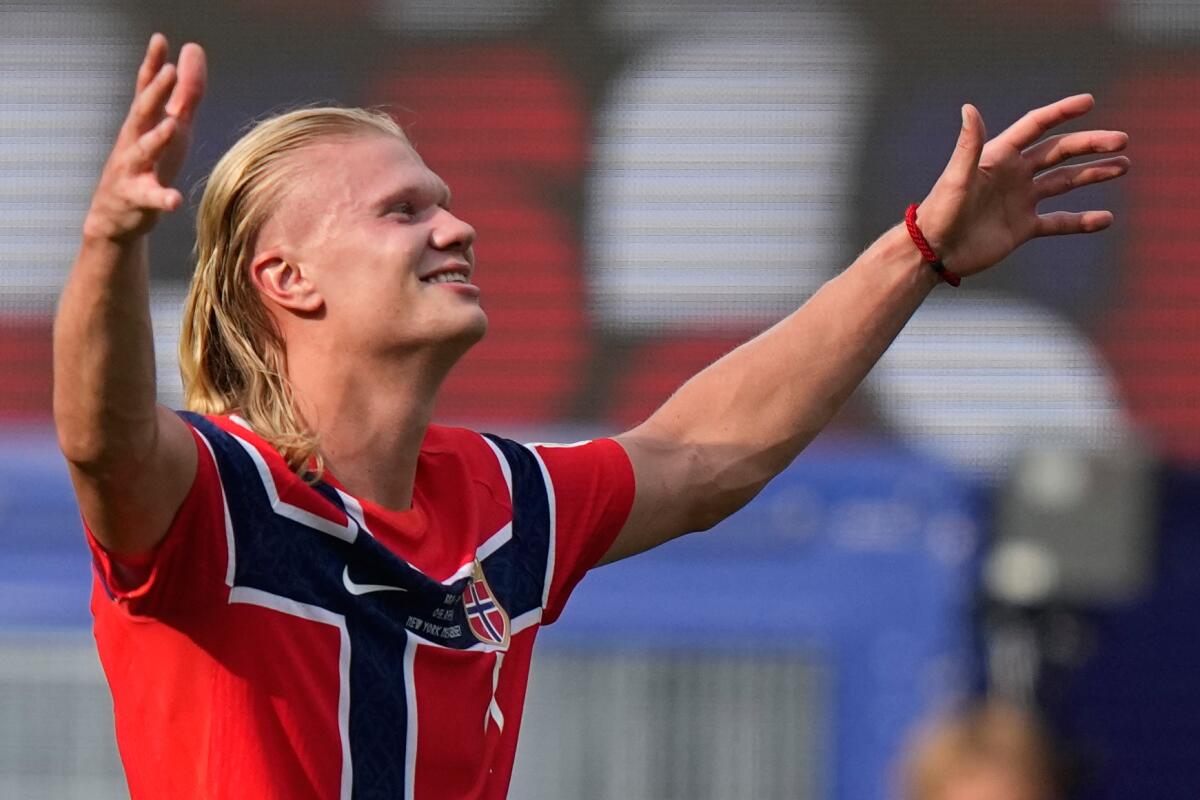
#> input picture ai_and_machine_lurning/undervisning/info/Week 37 Computer Vision code/haaland.jpg, 1200 x 800 px, found by its file name
$ jupyter execute --allow-errors Lab-GrayColorImage.ipynb   (shell and % lines are left out)
#> lines starting #> are read from the running program, lines starting #| are printed output that depends on the picture
# Lab 1: Reading, Displaying and Color images

In this lab, we will demonstrate how to read, display and work with color and grayscale images.

#  1. Installing OpenCV packages

# 2. Reading and displaying images

Reading images in OpenCV is very straightforward. We use the imread() function which allows us to read different types of images (JPG, PNG, etc…). You can read them as grayscale or color images. You can also read images that contain an Alpha channel.

[cell 1]
import numpy as np
import cv2
import matplotlib.pyplot as plt
import matplotlib
# Tells notebook to render figures in-page.
from IPython.display import Image
plt.rcParams['image.cmap'] = 'gray'

Image(filename='messi5.jpg')

## 3. Display Image Data as an "Image" using Matplotlib

[cell 2]
img = cv2.imread('haaland.jpg')
#> img is the input picture: shape (800, 1200, 3); mean B, G, R 94.6, 86.6, 118.4
assert img is not None, "file could not be read, check with os.path.exists()"

plt.imshow(img)
#> (this line was passed over: IPython is not available in this run)
print("Image size is ", img.shape)
#| Image size is  (800, 1200, 3)

### What happened?
1) The color representation is unexpected.
2) The displayed image is a mathematical representation of the image (essentially a "plot" of the image data).

Matplotlib uses different color maps to interpret pixel intensities. To properly render this image as a grayscale image we need to specify the proper colormap.

Matplotlib expects the image to be in RGB format whereas OpenCV stores images in BGR format. Thus, we need to reverse the channel order of the image in order to properly render the color of the image.

### Swap the Red and Blue channels
Let's create a copy of the image and call it img2. Then we use img2= img[:, :, ::-1] to swap the channels

[cell 3]
img2 = cv2.imread('haaland.jpg')
img2= img2[:, :, ::-1]
plt.imshow(img2)
#> (this line was passed over: IPython is not available in this run)

## 4. Change the size of the picture

[cell 4]
plt.figure(figsize = (10, 10))
#> (this line was passed over: IPython is not available in this run)
plt.imshow(img2)
#> (this line was passed over: IPython is not available in this run)

## 5. Grayscale image

[cell 5]
img_gray = cv2.imread('haaland.jpg',cv2.IMREAD_GRAYSCALE)
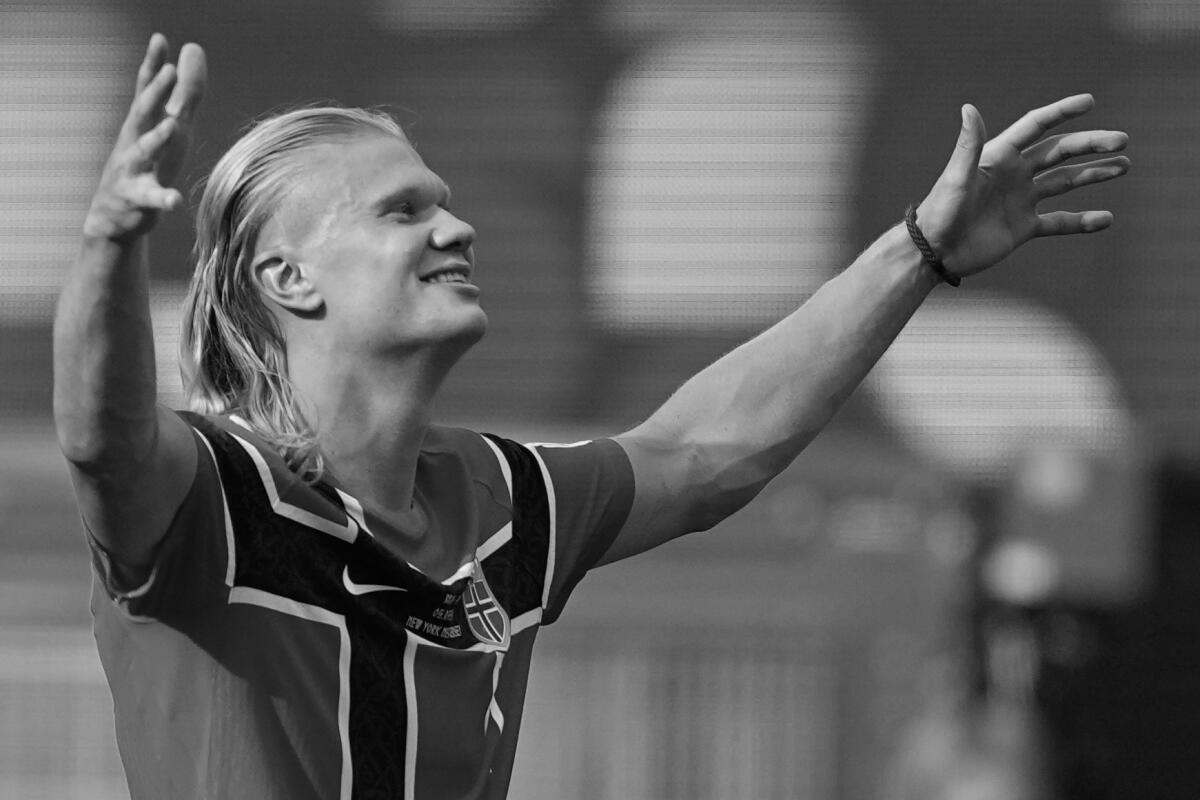
#> img_gray: shape (800, 1200); min 0, max 248, mean 97
plt.imshow(img_gray)
#> (this line was passed over: IPython is not available in this run)


$ run again, with ai_and_machine_lurning/undervisning/info/Week 38 Computer Vision code/messi.jpg copied over ai_and_machine_lurning/undervisning/info/Week 37 Computer Vision code/haaland.jpg
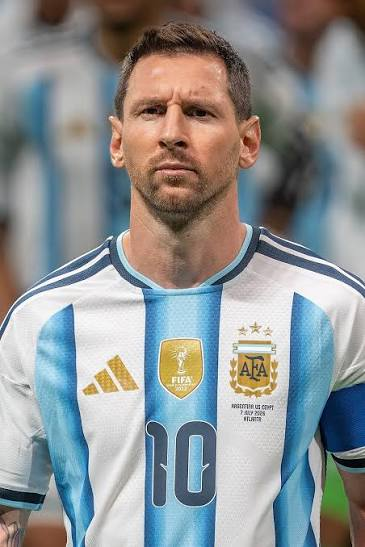
#> input picture ai_and_machine_lurning/undervisning/info/Week 38 Computer Vision code/messi.jpg, 365 x 547 px, found by its file name
#> img is the input picture: shape (547, 365, 3); mean B, G, R 146.6, 145.7, 141.9
#| Image size is  (547, 365, 3)
#> `img_gray = cv2.imread('haaland.jpg',cv2.IMREAD_GRAYSCALE)`:
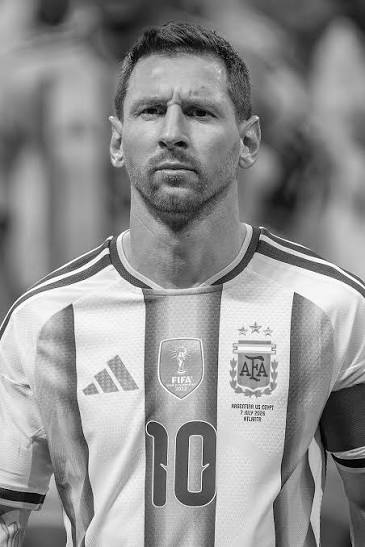
#> img_gray: shape (547, 365); min 0, max 255, mean 144.7

$ run again, with ai_and_machine_lurning/undervisning/info/Week 38 Image Recognition/andrew.jpg copied over ai_and_machine_lurning/undervisning/info/Week 37 Computer Vision code/haaland.jpg
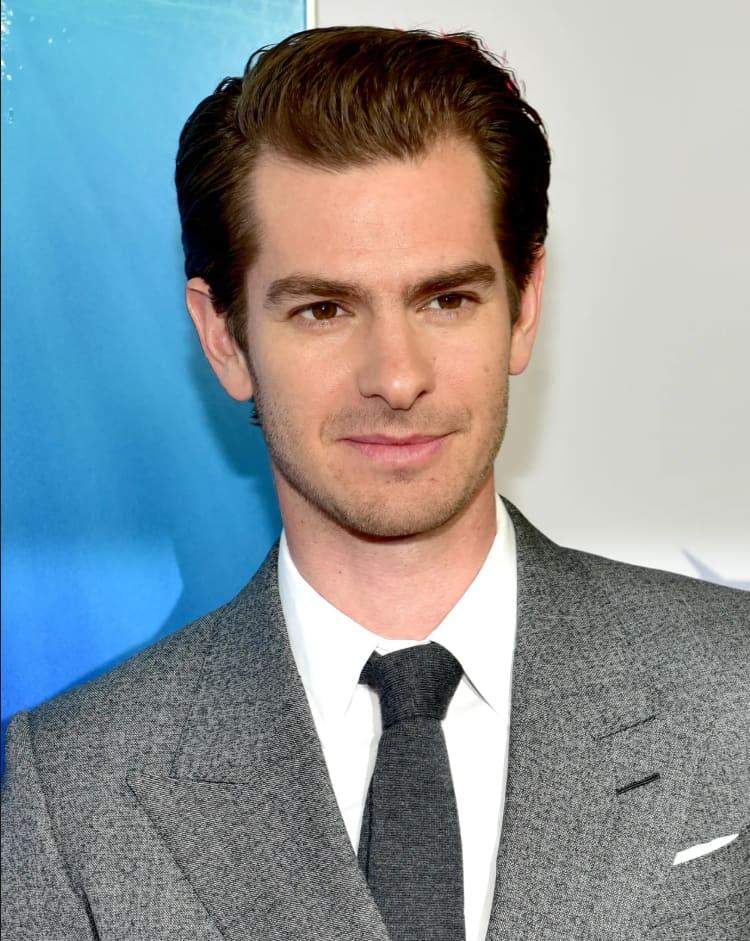
#> input picture ai_and_machine_lurning/undervisning/info/Week 38 Image Recognition/andrew.jpg, 750 x 941 px, found by its file name
#> img is the input picture: shape (941, 750, 3); mean B, G, R 153.4, 147.9, 137.5
#| Image size is  (941, 750, 3)
#> `img_gray = cv2.imread('haaland.jpg',cv2.IMREAD_GRAYSCALE)`:
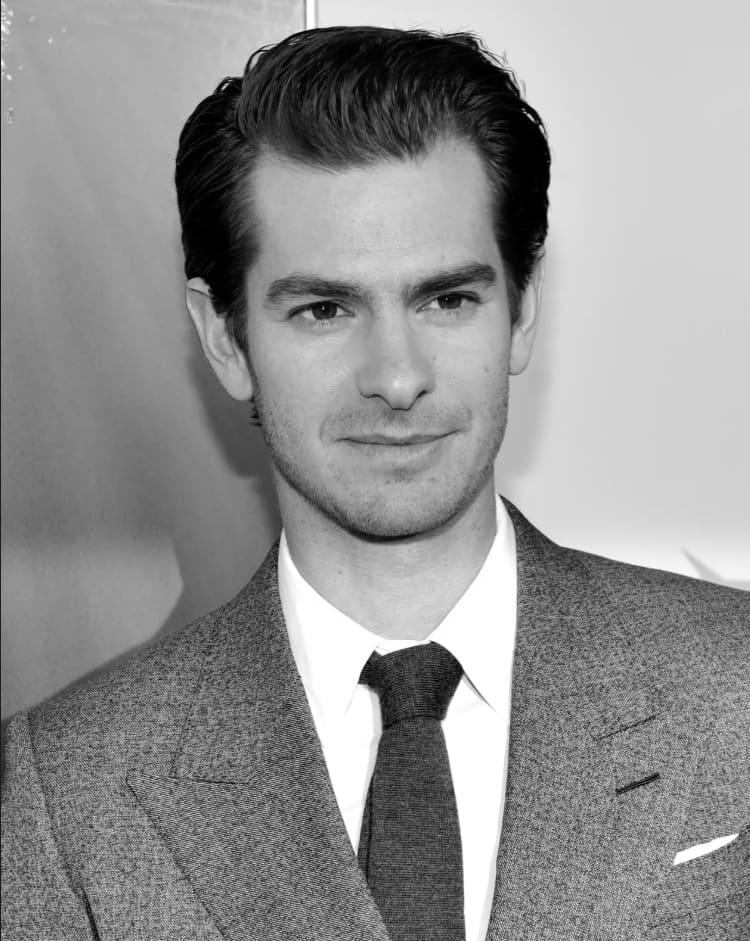
#> img_gray: shape (941, 750); min 0, max 255, mean 145.4
